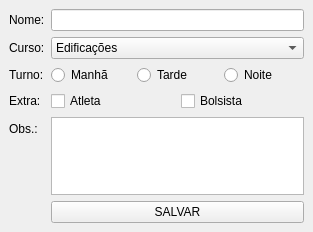
<?xml version="1.0" encoding="UTF-8"?>
<ui version="4.0">
 <class>MainWindow</class>
 <widget class="QMainWindow" name="MainWindow">
  <property name="geometry">
   <rect>
    <x>0</x>
    <y>0</y>
    <width>313</width>
    <height>232</height>
   </rect>
  </property>
  <property name="windowTitle">
   <string>Cadastro de Aluno</string>
  </property>
  <widget class="QWidget" name="centralwidget">
   <layout class="QFormLayout" name="formLayout">
    <item row="0" column="0">
     <widget class="QLabel" name="label_nome">
      <property name="text">
       <string>Nome:</string>
      </property>
     </widget>
    </item>
    <item row="0" column="1">
     <widget class="QLineEdit" name="lineEdit_nome"/>
    </item>
    <item row="1" column="0">
     <widget class="QLabel" name="label_curso">
      <property name="text">
       <string>Curso:</string>
      </property>
     </widget>
    </item>
    <item row="1" column="1">
     <widget class="QComboBox" name="comboBox_curso">
      <item>
       <property name="text">
        <string>Edificações</string>
       </property>
      </item>
      <item>
       <property name="text">
        <string>Eletrotécnica</string>
       </property>
      </item>
      <item>
       <property name="text">
        <string>Informática</string>
       </property>
      </item>
      <item>
       <property name="text">
        <string>Mecânica</string>
       </property>
      </item>
     </widget>
    </item>
    <item row="2" column="0">
     <widget class="QLabel" name="label_turno">
      <property name="text">
       <string>Turno:</string>
      </property>
     </widget>
    </item>
    <item row="2" column="1">
     <layout class="QHBoxLayout" name="horizontalLayout">
      <item>
       <widget class="QRadioButton" name="radioButton_manha">
        <property name="text">
         <string>Manhã</string>
        </property>
       </widget>
      </item>
      <item>
       <widget class="QRadioButton" name="radioButton_tarde">
        <property name="text">
         <string>Tarde</string>
        </property>
       </widget>
      </item>
      <item>
       <widget class="QRadioButton" name="radioButton_noite">
        <property name="text">
         <string>Noite</string>
        </property>
       </widget>
      </item>
     </layout>
    </item>
    <item row="3" column="0">
     <widget class="QLabel" name="label_extra">
      <property name="text">
       <string>Extra:</string>
      </property>
     </widget>
    </item>
    <item row="3" column="1">
     <layout class="QHBoxLayout" name="horizontalLayout_2">
      <item>
       <widget class="QCheckBox" name="checkBox_atleta">
        <property name="text">
         <string>Atleta</string>
        </property>
       </widget>
      </item>
      <item>
       <widget class="QCheckBox" name="checkBox_bolsista">
        <property name="text">
         <string>Bolsista</string>
        </property>
       </widget>
      </item>
     </layout>
    </item>
    <item row="4" column="0">
     <widget class="QLabel" name="label_obs">
      <property name="text">
       <string>Obs.:</string>
      </property>
     </widget>
    </item>
    <item row="4" column="1">
     <widget class="QPlainTextEdit" name="plainTextEdit_obs"/>
    </item>
    <item row="5" column="1">
     <widget class="QPushButton" name="pushButton_salvar">
      <property name="text">
       <string>SALVAR</string>
      </property>
     </widget>
    </item>
   </layout>
  </widget>
 </widget>
 <resources/>
 <connections/>
</ui>
